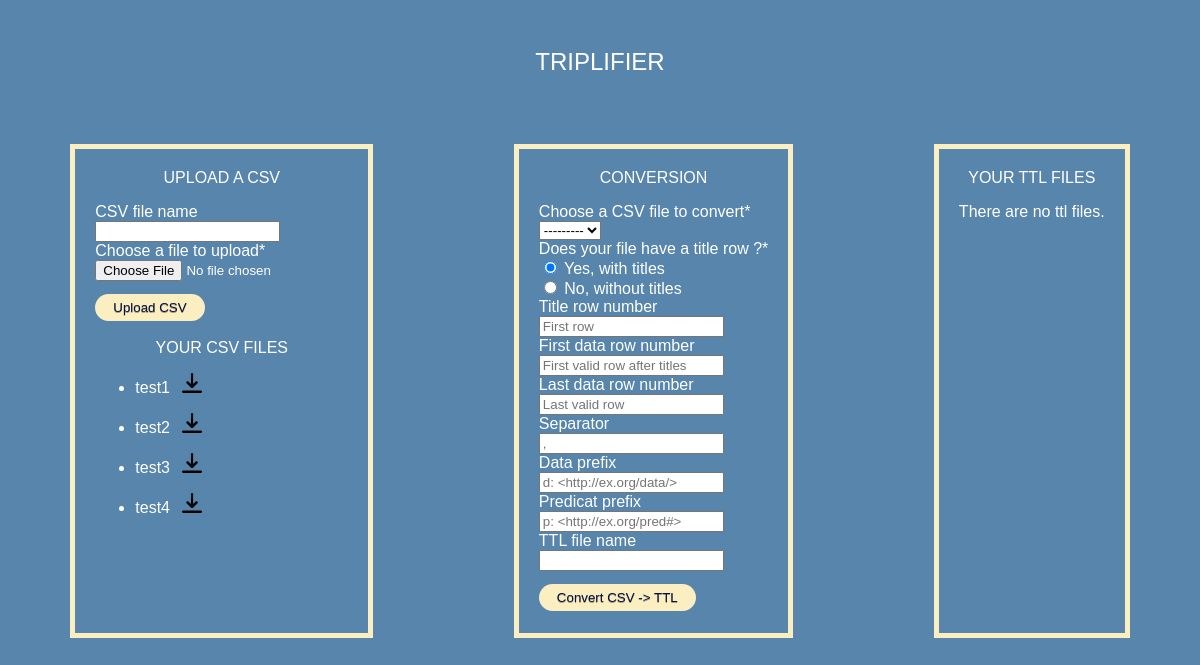
Page /triplifier/ on the earlier database version.
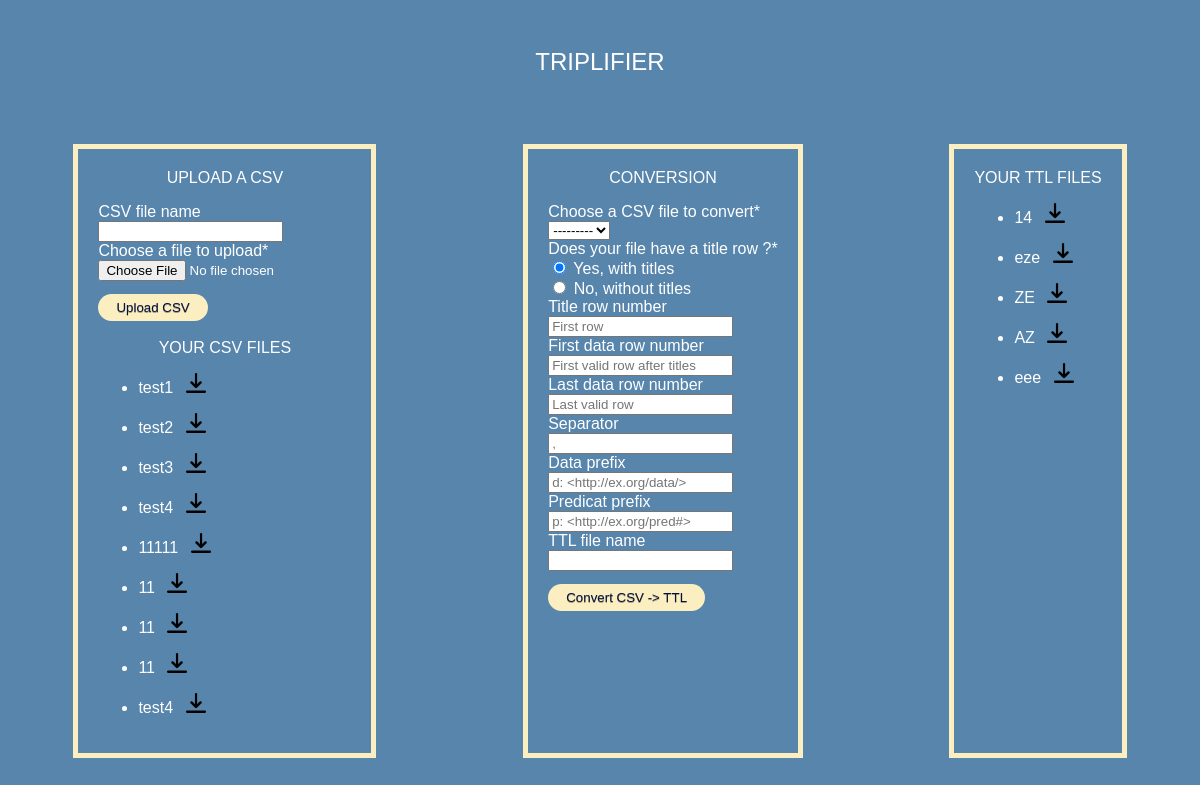
Same page on the later database version.
### triplifierapp/models.py (models this page shows, shortened)
class csvModel(models.Model):
    csvFileName = models.CharField(max_length=50)
    csvFile = models.FileField(upload_to='tpData/csv/')
    def __str__(self):
        return self.csvFileName

class ttlModel(models.Model):
    ttlFileName = models.CharField(max_length=50)
    ttlFile = models.FileField()

### triplifierapp/views.py (the view)
# urls.py: path('triplifier/', include('triplifierapp.urls')),
def triplifier(request):
    if request.method == 'POST':
        if "uploadBut" in request.POST:
            form2 = convertForm()
            form1 = uploadCsvForm(request.POST, request.FILES)
            if form1.is_valid:
                print("FORM VALID")
                document = form1.save(commit=False)
                if document.csvFileName != "":
                    document.csvFile.name = document.csvFileName+".csv"
                else:
                    document.csvFile.name = str(request.FILES["csvFile"])
                    document.csvFileName = str(request.FILES["csvFile"]).replace(".csv","")
                if (document.csvFileName in list(csvModel.objects.all().values_list('csvFileName',flat=True))):
                    messages.add_message(request, messages.ERROR, 'CSV name already exists !')
                    return redirect('/')
                messages.add_message(request, messages.INFO, 'CSV added !')
                document.save()
                return redirect('/')
        elif "convertBut" in request.POST:
            form1 = uploadCsvForm()
            form2 = convertForm(request.POST)
            if form2.is_valid():
                print("POST REQUEST")
                print(form2.cleaned_data.get("title"))
                print(form2.cleaned_data.get("titleRow"))
                print(form2.cleaned_data.get("fileToConvert"))
                print(type(form2.cleaned_data.get("newFileName")))
                print(str(form2.cleaned_data.get("newFileName")))
                print(request.POST.get("newFileName"))
                trpObj = Triplificator("tpData/csv/"+str(form2.cleaned_data.get("fileToConvert"))+".csv"
                , form2.cleaned_data.get("titleRow"), form2.cleaned_data.get("firstDataRow")
                , form2.cleaned_data.get("lastDataRow"), form2.cleaned_data.get("separator")
                , form2.cleaned_data.get("prefixData"), form2.cleaned_data.get("predicatData"), form2.cleaned_data.get("title"))
                trpObj.writeFile("tpData/ttl/"+str(form2.cleaned_data.get("newFileName"))+".ttl")
                ttlObj = ttlModel()
                ttlObj.ttlFileName = str(form2.cleaned_data.get("newFileName"))
                local_file = open("tpData/ttl/"+str(form2.cleaned_data.get("newFileName"))+".ttl")
                ttlObj.ttlFile.save(str(form2.cleaned_data.get("newFileName"))+".ttl", File(local_file)) #getting duplicated file in cd
                os.remove(ttlObj.ttlFileName+".ttl") #so we delete this file
                local_file.close()
                ttlObj.save()
                return redirect('/')
    else:
        form1 = uploadCsvForm()
        form2 = convertForm()
    csvObjs = csvModel.objects.all()
    ttlObjs = ttlModel.objects.all()
    return render(request, 'triplifier.html', {"form":form1, "csvFiles":csvObjs, "ttlFiles":ttlObjs, "formConvert":form2})

### triplifierapp/forms.py
class uploadCsvForm(forms.ModelForm):
    class Meta:
        model = csvModel
        fields = ('csvFileName', 'csvFile')
        labels = {
            "csvFileName": "CSV file name",
            "csvFile": "Choose a file to upload"
        }
    def __init__(self, *args, **kwargs):
        super(uploadCsvForm, self).__init__(*args, **kwargs)
        self.fields['csvFileName'].required = False

### triplifierapp/templates/triplifier.html (shortened to what this page needs)
{% extends "base_generic.html" %}
{% block content %}
{% load crispy_forms_tags %}
<form method="post" enctype="multipart/form-data">
    {{ form|crispy }}
    <button type="submit" name="uploadBut" class="button">Upload CSV</button>
</form>
{% endblock %}
{% block csvlist %}
{% if csvFiles %}
    <ul>
        {% for csvFile in csvFiles %}
        <li>
            <div class="csvFileTitle">{{ csvFile.csvFileName }}
            {% load static %}
            <a href="{{ csvFile.csvFile.url }}"> <img src="{% static 'download.png' %}" height="20px"></a></div>
        </li>
        {% endfor %}
    </ul>
{% else %}
    <p>There are no csv files.</p>
{% endif %}
{% endblock %}
{% block convert %}
<form method="post" enctype="multipart/form-data">
    {{ formConvert|crispy }}
    <button type="submit" name="convertBut" class="button">Convert CSV -> TTL</button>
</form>
{% endblock %}
{% block turtle %}
{% if ttlFiles %}
    <ul>
        {% for ttlFile in ttlFiles %}
        <li>
            <div class="ttlFileTitle">{{ ttlFile.ttlFileName }}
                {% load static %}
                <a href="{{ ttlFile.ttlFile.url }}"> <img src="{% static 'download.png' %}" height="20px"></a></div>
        </li>
        {% endfor %}
    </ul>
{% else %}
    <p>There are no ttl files.</p>
{% endif %}
{% endblock %}

### triplifierapp/templates/base_generic.html (shortened to what this page needs)
<!DOCTYPE html>
<html lang="en">
<head>
  {% load static %}
  <link rel="stylesheet" href="{% static 'css/styles.css' %}">
</head>
<body>
  <div class="bigDiv">
    <div class="title">TRIPLIFIER</div>
    <div class="content">
      <div class="div1">
        <p class="div1Title">UPLOAD A CSV</p>
        {% block content %}
        {% endblock %}
        <p class="div1Title2">YOUR CSV FILES</p>
        {% block csvlist %}
        {% endblock %}
      </div>
      <div class="div2">
        <p class="div2Title">CONVERSION</p>
        {% block convert %}
        {% endblock %}
      </div>
      <div class="div3">
        <p class="div3Title">YOUR TTL FILES</p>
        {% block turtle %}
        {% endblock %}
      </div>
    </div>
  </div>
</body>
</html>

### triplifierapp/static/css/styles.css (style rules this page uses)
body { margin: 0; background-color: #5785ac; font-family: "Gill Sans", sans-serif; color: white; }
html,body { min-height:100%; }
.title { padding-top: 2em; margin-bottom: 2em; text-align: center; height: 2em; font-size: 1.5em; }
.content { display: flex; justify-content: space-around; height: 100%; }
.div1 { border: 5px solid #FBEEC1; padding: 20px; }
.div2 { border: 5px solid #FBEEC1; padding: 20px; }
.div3 { border: 5px solid #FBEEC1; padding: 20px; }
.div1Title, .div1Title2, .div2Title, .div3Title { margin: 0 auto; text-align: center; margin-bottom: 1em; }
.div1Title2 { margin-top: 1em; }
.csvFileTitle a, .ttlFileTitle a { margin-left: 0.5em; }
.csvFileTitle, .ttlFileTitle { margin-bottom: 1em; }
.button { display:inline-block; padding:0.3em 1.2em; margin:0 0.1em 0.1em 0; border:0.16em solid rgba(255,255,255,0); border-radius:2em; box-sizing: border-box; text-decoration:none; font-weight:500; color:#04113e; text-shadow: 0 0.04em 0.04em rgba(0,0,0,0.35); text-align:center; transition: all 0.2s; background-color:#FBEEC1; margin-top: 1em; }

Differences in the rows shown:
added csvModel: csvFileName "11111"
added csvModel: csvFileName "11"
added csvModel: csvFileName "11"
added csvModel: csvFileName "11"
added csvModel: csvFileName "test4"
added ttlModel: ttlFileName "14"
added ttlModel: ttlFileName "eze"
added ttlModel: ttlFileName "ZE"
added ttlModel: ttlFileName "AZ"
added ttlModel: ttlFileName "eee"
Other differences:
text no longer shown: "There are no ttl files."
